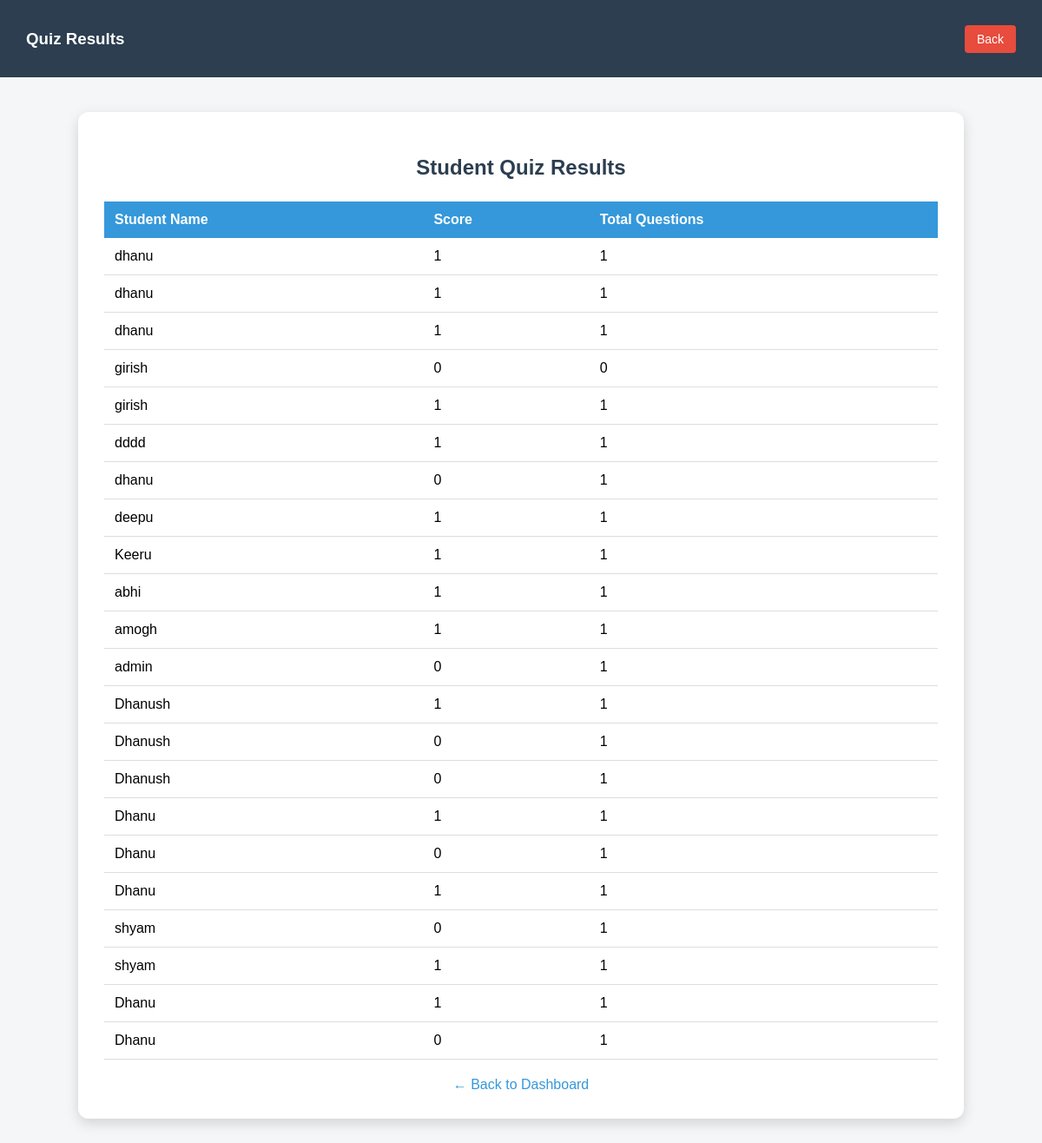
Page /admin/results (signed in) on the committed database.
### tables this page shows
CREATE TABLE results (
    id INTEGER PRIMARY KEY AUTOINCREMENT,
    user_id INTEGER,
    score INTEGER,
    total INTEGER,
    date TIMESTAMP DEFAULT CURRENT_TIMESTAMP
);

CREATE TABLE users (
    id INTEGER PRIMARY KEY AUTOINCREMENT,
    username TEXT,
    password TEXT
);

### app.py (the view)
@app.route("/admin/results")
def admin_results():
    if "admin" not in session:
        return redirect("/admin")
    con = sqlite3.connect("quiz.db")
    cur = con.cursor()
    cur.execute("""
        SELECT u.username, r.score, r.total
        FROM users u
        JOIN results r ON u.id = r.user_id
    """)
    data = cur.fetchall()
    con.close()
    return render_template("admin_results.html", data=data)

### templates/admin_results.html (shortened to what this page needs)
<!DOCTYPE html>
<html>
<head>
</head>
<body>
<div class="header">
    <h3>Quiz Results</h3>
    <a href="/admin/dashboard">Back</a>
</div>
<div class="container">
    <h2>Student Quiz Results</h2>
    {% if data %}
    <table>
        <tr>
            <th>Student Name</th>
            <th>Score</th>
            <th>Total Questions</th>
        </tr>
        {% for row in data %}
        <tr>
            <td>{{ row[0] }}</td>
            <td>{{ row[1] }}</td>
            <td>{{ row[2] }}</td>
        </tr>
        {% endfor %}
    </table>
    {% else %}
        <div class="no-data">No results available</div>
    {% endif %}
    <a class="back" href="/admin/dashboard">← Back to Dashboard</a>
</div>
</body>
</html>

### templates/admin_results.html (style rules this page uses)
body { font-family: Arial, sans-serif; background: #f4f6f8; margin: 0; }
.header { background: #2c3e50; color: white; padding: 15px 30px; display: flex; justify-content: space-between; align-items: center; }
.header a { color: white; text-decoration: none; background: #e74c3c; padding: 8px 14px; border-radius: 4px; font-size: 14px; }
.container { width: 80%; margin: 40px auto; background: white; padding: 30px; border-radius: 12px; box-shadow: 0 5px 15px rgba(0,0,0,0.15); }
h2 { text-align: center; margin-bottom: 25px; color: #2c3e50; }
table { width: 100%; border-collapse: collapse; }
th { background: #3498db; color: white; padding: 12px; text-align: left; }
td { padding: 12px; border-bottom: 1px solid #ddd; }
.back { display: block; text-align: center; margin-top: 20px; text-decoration: none; color: #3498db; }

### rows in the picture
results: username "dhanu", score "1", total "1"
results: username "dhanu", score "1", total "1"
results: username "dhanu", score "1", total "1"
results: username "girish", score "0", total "0"
results: username "girish", score "1", total "1"
results: username "dddd", score "1", total "1"
results: username "dhanu", score "0", total "1"
results: username "deepu", score "1", total "1"
results: username "Keeru", score "1", total "1"
results: username "abhi", score "1", total "1"
results: username "amogh", score "1", total "1"
results: username "admin", score "0", total "1"
results: username "Dhanush", score "1", total "1"
results: username "Dhanush", score "0", total "1"
results: username "Dhanush", score "0", total "1"
results: username "Dhanu", score "1", total "1"
results: username "Dhanu", score "0", total "1"
results: username "Dhanu", score "1", total "1"
results: username "shyam", score "0", total "1"
results: username "shyam", score "1", total "1"
results: username "Dhanu", score "1", total "1"
results: username "Dhanu", score "0", total "1"
